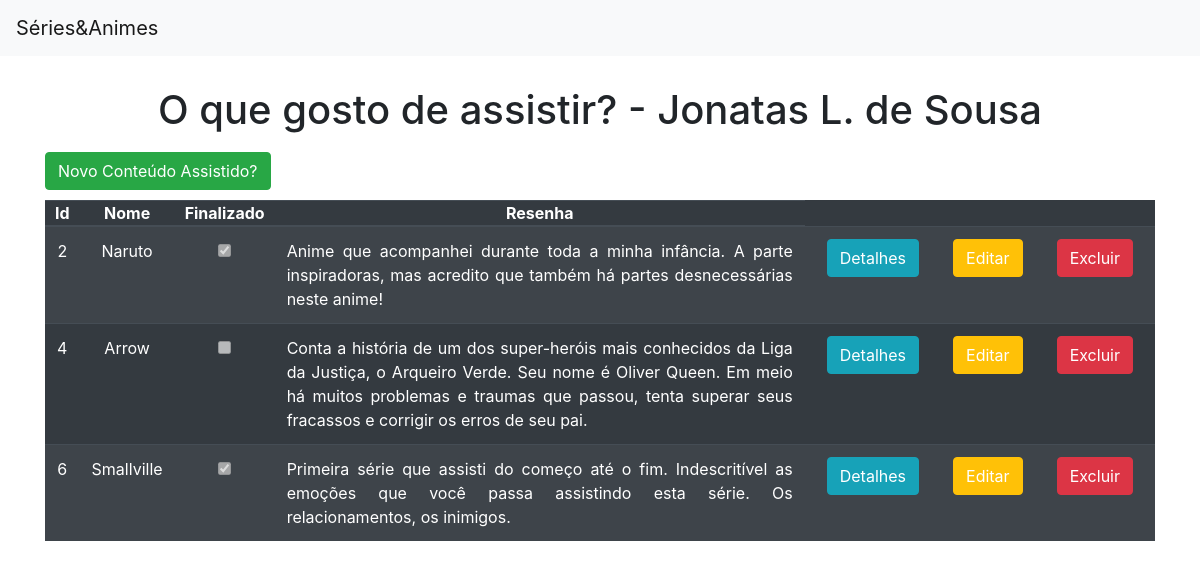
/, run on an earlier commit of the app's database.
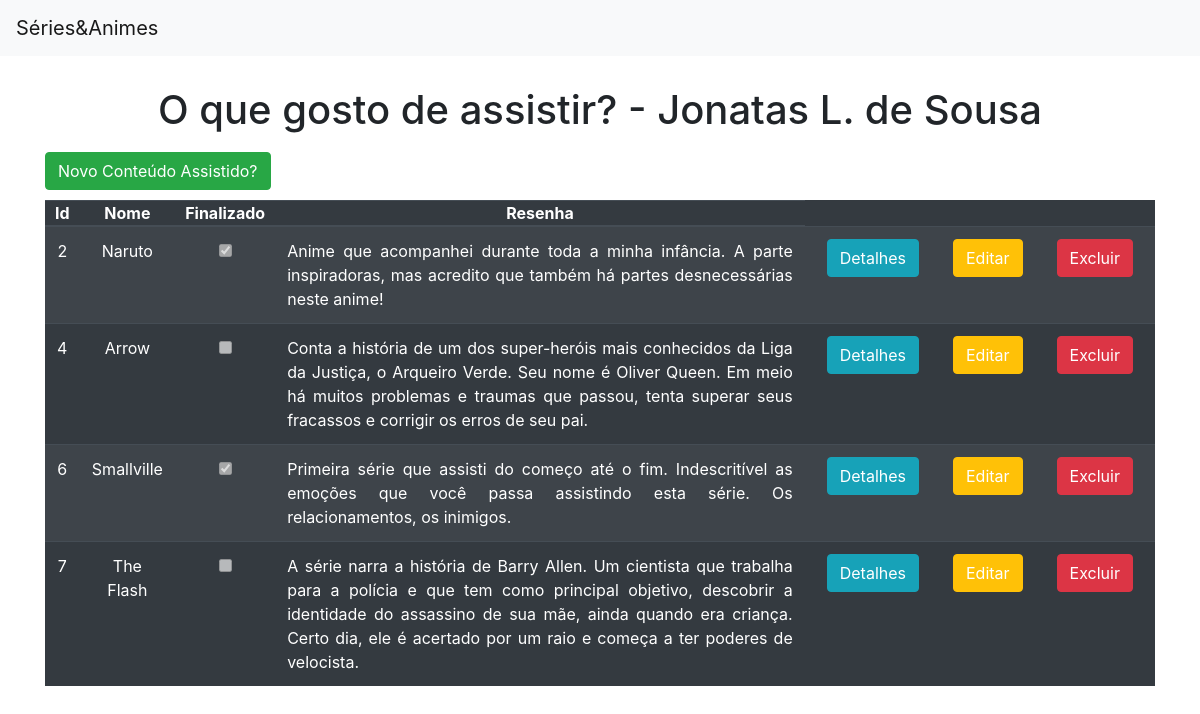
And on a later commit of the database.
### app_web/models.py (models this page shows)
class Entretenimento(models.Model):
    nome = models.TextField(max_length=255)
    finalizado = models.BooleanField(default=False)
    resenha = models.TextField(max_length=500)

### app_web/views.py (the view)
# urls.py: path('', views.pagina_inicial, name='pagina_inicial'),
def pagina_inicial(request):
    dados = {
        'dados': Entretenimento.objects.all()
    }
    return render(request,'app_web/pagina_inicial.html', context=dados)

### app_web/templates/app_web/pagina_inicial.html (shortened to what this page needs)
{% extends 'app_web/base.html' %}
{% block conteudo %}
    <h1 style="text-align: center;">O que gosto de assistir? - Jonatas L. de Sousa</h1>
    <div class="container">
        <button class="btn btn-success" style="margin: 10px 0 10px 0;"><a style="color: white;"href="{% url 'novo_conteudo'%}">Novo Conteúdo Assistido?</a></button>
        <table class="table table-striped table-dark">
            <thead>
                <tr>
                    <th scope="col" style="text-align: center; padding: 0 10px 0 10px;">Id</th>
                    <th scope="col" style="text-align: center; padding: 0 10px 0 10px;">Nome</th>
                    <th scope="col" style="text-align: center; padding: 0 10px 0 10px;">Finalizado</th>
                    <th scope="col" style="text-align: center; padding: 0 10px 0 10px;">Resenha</th>
                </tr>
            </thead>
            <tbody>
            {% for dado in dados%}
                <tr>
                    <td style="text-align: center;">{{dado.id}}</td>
                    <td style="text-align: center;">{{dado.nome}}</td>
                    <td style="text-align: center;">
                        {%if dado.finalizado%}
                            <input type="checkbox" checked disabled>
                        {% else %}
                            <input type="checkbox" disabled>
                        {% endif %}
                    </td>
                    <td style="text-align: justify;">{{dado.resenha}}</td>
                    <td style="text-align: center;"><button class="btn btn-info" style="margin-left: 10px;"><a style="color: white;" href="{% url 'detalhes' dado.id %}">Detalhes</a></button></td>
                    <td><button style="margin-left: 10px;" class="btn btn-warning"><a style="color: white;" href="{% url 'editar' dado.id %}">Editar</a></button></td>
                    <td><button style="margin:0 10px 0 10px;" class="btn btn-danger"><a style="color: white;" href="{% url 'excluir' dado.id %}">Excluir</a></button></td>
                </tr>
            {% endfor %}
            </tbody>
        </table>
    </div>
{% endblock%}

What changed in the data, as far as the page shows it:
added Entretenimento: id "7", nome "The Flash", resenha "A série narra a história de Barry Allen. Um cientista que trabalha para a polícia e que tem como principal objetivo, descobrir a identidade do assassino de sua mãe, ainda quando era criança. Certo dia, ele é acertado por um raio e começa a ter poderes de velocista."
